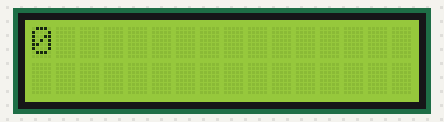
A sketch run on a simulated Arduino Uno, built with avr-gcc and run on an emulated ATmega328P. On the bench: 16×2 character LCD.

Above: at 0.21 s.
At 1.11 s:
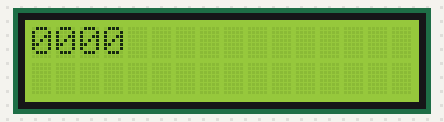
At 2.31 s:
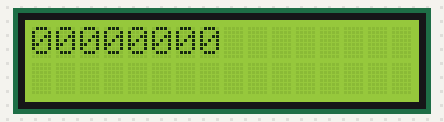
At 4.6 s:
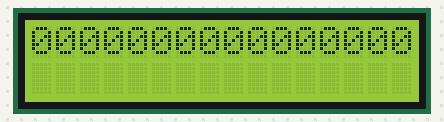
At 12.22 s:
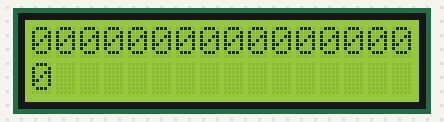
At 16.6 s:
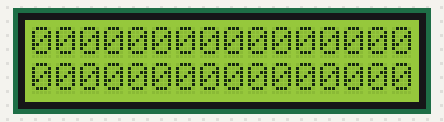

The sketch:

try_lcd_ar2.ino
```cpp
#include <SoftwareSerial.h>
#include <LiquidCrystal.h>


// software serial RX TX


LiquidCrystal lcd(5, 4, 3, 2, 1, 0);
int x = 0;

void setup()
{
  lcd.begin(16, 2);


}

void loop() {
  // put your main code here, to run repeatedly:

    lcd.print(x);
    delay (300);
   }
```

Measured:
- what the display in image 3 shows lasts 7.5 s, from 4.6 s to 12.1 s
